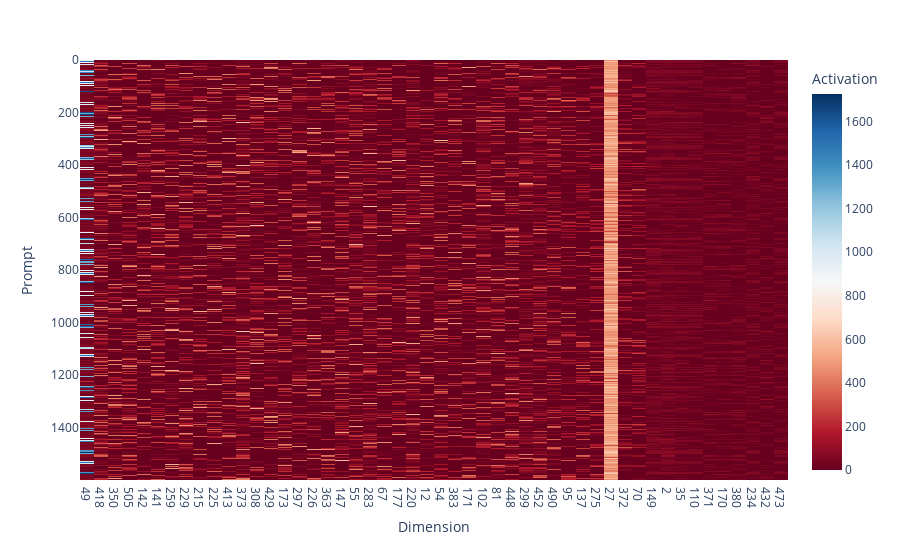

Notebook cell for this chart:
### Code cell
@typed
def show_activations(
    prefixes: list[str], activations: Float[TT, "n d"], perm: Int[TT, "k"]
) -> None:
    fig = px.imshow(
        activations[:, perm],
        color_continuous_scale=px.colors.diverging.RdBu,
        labels={"x": "Dimension", "y": "Prompt", "color": "Activation"},
        x=[str(elem.item()) for elem in perm],
        # y=prefixes,
        # zmin=-1,
        # zmax=1,
    )
    fig.show()


stacked = t.stack(compressed)
stds = stacked.std(dim=0)
std_argsort = t.tensor(list(stds.argsort())[::-1])
important_dirs = std_argsort[:50]
# stacked -= stacked.mean(dim=0, keepdim=True)
# stacked /= stacked.norm(dim=0, keepdim=True)
show_activations(prefixes, stacked, perm=important_dirs)

### Figure 1 — Plotly figure (JSON) as saved in the notebook; plotly's stock layout.template omitted (floating-point values rounded to 4 significant figures; data arrays with more than 128 entries replaced by an {"elided": "..."} marker saying what was removed)
{"data": [{"coloraxis": "coloraxis", "hovertemplate": "Dimension: %{x}<br>Prompt: %{y}<br>Activation: %{z}<extra></extra>", "name": "0", "type": "heatmap", "x": ["49", "418", "350", "505", "142", "141", "259", "229", "215", "225", "413", "373", "308", "429", "173", "297", "226", "363", "147", "55", "283", "67", "177", "220", "12", "54", "383", "171", "102", "81", "448", "299", "452", "490", "95", "137", "275", "27", "372", "70", "149", "2", "35", "110", "371", "170", "380", "234", "432", "473"], "xaxis": "x", "yaxis": "y", "z": {"elided": "1600x50 float values"}}], "layout": {"coloraxis": {"colorbar": {"title": {"text": "Activation"}}, "colorscale": [[0, "rgb(103,0,31)"], [0.1, "rgb(178,24,43)"], [0.2, "rgb(214,96,77)"], [0.3, "rgb(244,165,130)"], [0.4, "rgb(253,219,199)"], [0.5, "rgb(247,247,247)"], [0.6, "rgb(209,229,240)"], [0.7, "rgb(146,197,222)"], [0.8, "rgb(67,147,195)"], [0.9, "rgb(33,102,172)"], [1, "rgb(5,48,97)"]]}, "margin": {"t": 60}, "xaxis": {"anchor": "y", "constrain": "domain", "domain": [0, 1], "scaleanchor": "y", "title": {"text": "Dimension"}}, "yaxis": {"anchor": "x", "autorange": "reversed", "constrain": "domain", "domain": [0, 1], "title": {"text": "Prompt"}}}}
